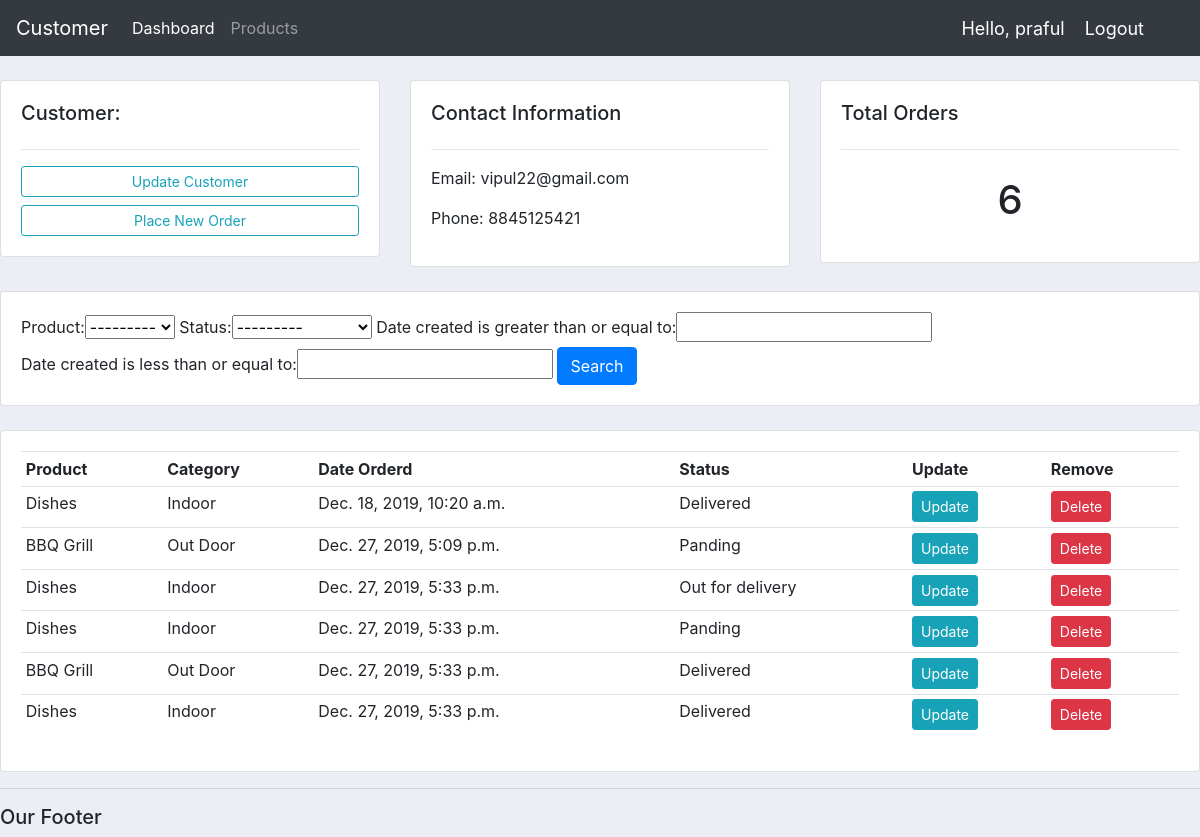
The app's page /customer/1/ (signed in) with its own data.
### accounts/models.py (models this page shows, shortened)
class Customer(models.Model):
    user = models.OneToOneField(User, null=True, blank=True, on_delete=models.CASCADE)
    name = models.CharField(max_length=200, null=True)
    phone = models.CharField(max_length=200, null=True)
    email = models.CharField(max_length=200, null=True)
    profile_pic = models.ImageField(default="profile1.png", null=True, blank=True)
    date_created = models.DateTimeField(auto_now_add=True, null=True)

class Order(models.Model):
    STATUS = (
        ('Panding', 'Panding'),
        ('Out for delivery', 'Out for delivery'),
        ('Delivered', 'Delivered')
    )
    customer = models.ForeignKey(Customer, null=True, on_delete=models.SET_NULL)
    product = models.ForeignKey(Product, null=True, on_delete=models.SET_NULL)
    date_created = models.DateTimeField(auto_now_add=True, null=True)
    status = models.CharField(max_length=200, null=True, choices=STATUS)

class Product(models.Model):
    CATEGORY = (
        ('Indoor', 'Indoor'),
        ('Out Door', 'Out Door'),
    )
    name = models.CharField(max_length=200, null=True)
    price = models.FloatField(null=True)
    category = models.CharField(max_length=200, null=True, choices=CATEGORY)
    description = models.CharField(max_length=200, null=True, blank=True)
    date_created = models.DateTimeField(auto_now_add=True, null=True)
    tags = models.ManyToManyField(Tag)
    def __str__(self):
        return self.name

### accounts/decorators.py (the view)
        def wrapper_func(request, *args, **kwargs):
            group = None
            if request.user.groups.exists():
                group = request.user.groups.all()[0].name
            if group in allowed_roles:
                return view_func(request, *args, **kwargs)
            else:
                return HttpResponse('You are not autherized to view this page.')

### accounts/views.py (called while the page is built)
@login_required(login_url='login')
@allowed_users(allowed_roles=['admin'])
def customer(request, pk):
    customer = Customer.objects.get(id=pk)
    orders = customer.order_set.all()
    order_count = orders.count()
    myFilter = OrderFilter(request.GET, queryset=orders)
    orders = myFilter.qs
    context = {'customer': customer, 'orders': orders,
               'order_count': order_count, 'myFilter': myFilter}
    return render(request, 'accounts/costumer.html', context)

### accounts/templates/accounts/costumer.html
{% extends 'accounts/main.html' %}
{% block content %}
<br>
<div class="row">
 <div class="col-md">
  <div class="card card-body">
    <h5>Customer:</h5>
    <hr>
    <a class="btn btn-outline-info  btn-sm btn-block" href="">Update Customer</a>
    <a class="btn btn-outline-info  btn-sm btn-block" href="{% url 'createorder' customer.id %}">Place New Order</a>
  </div>
 </div>
 <div class="col-md">
  <div class="card card-body">
    <h5>Contact Information</h5>
    <hr>
    <p>Email: {{customer.email}} </p>
    <p>Phone: {{customer.phone}}</p>
  </div>
 </div>
 <div class="col-md">
  <div class="card card-body">
    <h5>Total Orders</h5>
    <hr>
    <h1 style="text-align: center;padding: 10px">{{order_count}}</h1>
  </div>
 </div>
</div>
<br>
<div class="row">
 <div class="col">
  <div class="card card-body">
    <form method="get">
        {{myFilter.form}}
      <button class="btn btn-primary" type="submit">Search</button>
    </form>
  </div>
 </div>
</div>
<br>
<div class="row">
 <div class="col-md">
  <div class="card card-body">
    <table class="table table-sm">
      <tr>
        <th>Product</th>
        <th>Category</th>
        <th>Date Orderd</th>
        <th>Status</th>
        <th>Update</th>
        <th>Remove</th>
      </tr>
      {% for order in orders %}
        <tr>
          <td>{{order.product}}</td>
          <td>{{order.product.category}}</td>
          <td>{{order.date_created}}</td>
          <td>{{order.status}}</td>
          <td><a class="btn btn-sm btn-info" href="{% url 'updateorder' order.id %}">Update</a></td>
          <td><a class="btn btn-sm btn-danger" href="{% url 'deleteorder' order.id %}">Delete</a></td>
        </tr>
      {% endfor %}
    </table>
  </div>
 </div>
</div>
{% endblock %}

### accounts/templates/accounts/navbar.html (shortened to what this page needs)
<nav class="navbar navbar-expand-lg navbar-dark bg-dark">
  <a class="navbar-brand" href="{% url 'home' %}">Customer</a>
  <div class="collapse navbar-collapse" id="navbarNav">
    <ul class="navbar-nav">
      {% if request.user.is_staff %}
        <li class="nav-item active">
          <a class="nav-link" href="{% url 'home' %}">Dashboard</a>
        </li>
        <li class="nav-item">
          <a class="nav-link" href="{% url 'product' %}">Products</a>
        </li>
      {% else %}
        <li class="nav-item">
          <a class="nav-link" href="{% url 'account' %}">Settings</a>
        </li>
      {% endif %}
    </ul>
  </div>
  <span class="hello-msg">Hello, {{request.user}}</span>
  <span class="hello-msg"><a class="hello-msg" href="{% url 'logout' %}">Logout</a></span>
</nav>

### static/css/main.css (style rules this page uses)
body { background-color: #ebeff5; }

### accounts/templates/accounts/navbar.html (style rules this page uses)
.hello-msg { font-size: 18px; color: #fff; margin-right: 20px; }

### records on screen
Customer: email "vipul22@gmail.com", phone "8845125421"
Order: product "Dishes", product.category "Indoor", date_created "Dec. 18, 2019, 10:20 a.m.", status "Delivered"
Order: product "BBQ Grill", product.category "Out Door", date_created "Dec. 27, 2019, 5:09 p.m.", status "Panding"
Order: product "Dishes", product.category "Indoor", date_created "Dec. 27, 2019, 5:33 p.m.", status "Out for delivery"
Order: product "Dishes", product.category "Indoor", date_created "Dec. 27, 2019, 5:33 p.m.", status "Panding"
Order: product "BBQ Grill", product.category "Out Door", date_created "Dec. 27, 2019, 5:33 p.m.", status "Delivered"
Order: product "Dishes", product.category "Indoor", date_created "Dec. 27, 2019, 5:33 p.m.", status "Delivered"

### other values on screen
{{ request.user }} "praful"
{{ order_count }} "6"
